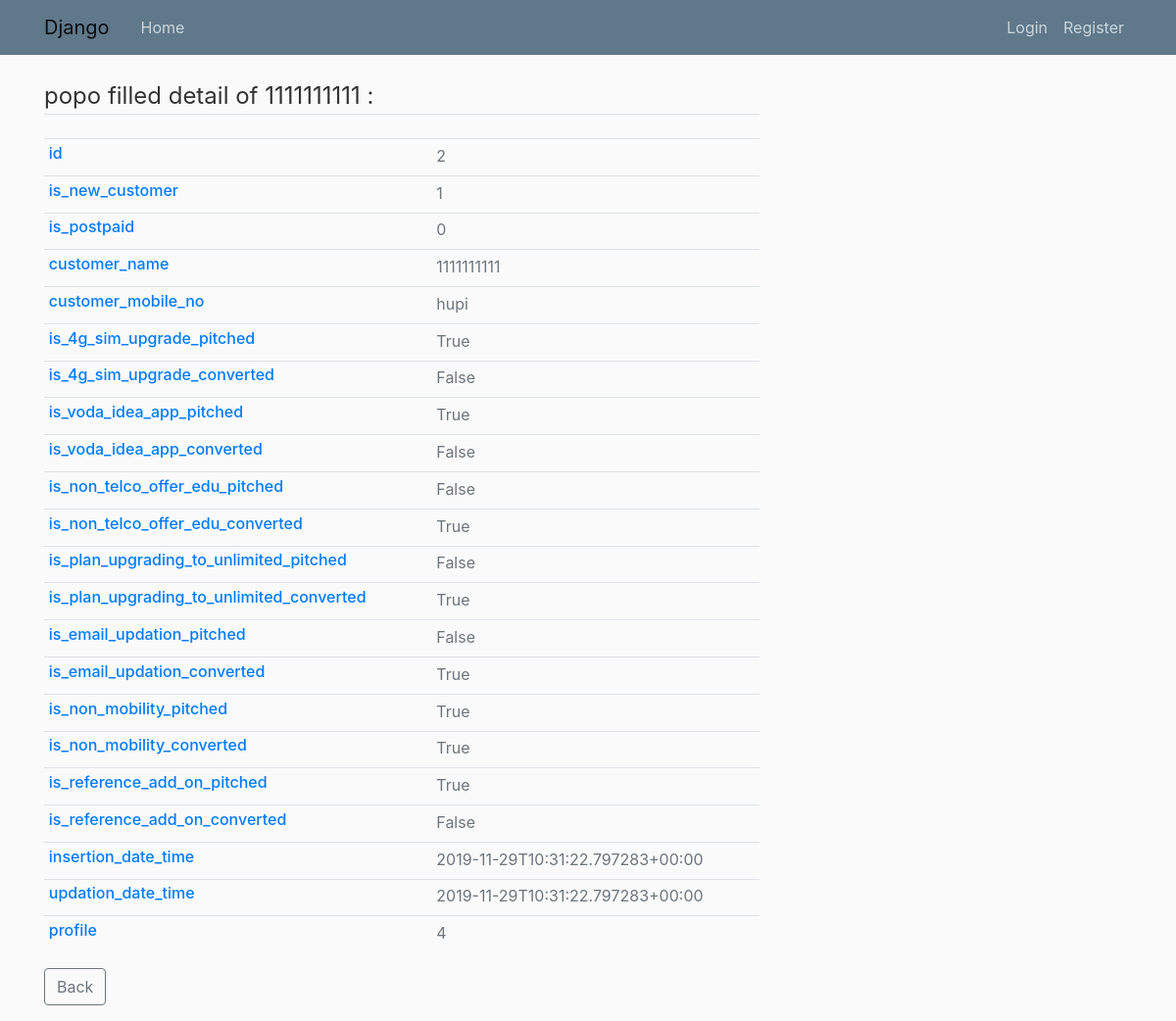
Page /storedetail/list/2/ on the committed database.
### vil_panel/models.py (models this page shows, shortened)
class StoreDetail(models.Model):
    is_new_customer = models.CharField(choices=YES_NO_CHOICES, max_length=2)
    is_postpaid = models.CharField(choices=YES_NO_CHOICES, max_length=2)
    customer_name = models.CharField('Customer Name', max_length=120, blank=True, null=True)
    customer_mobile_no = models.CharField('Contact Number', max_length=20, blank=True, null=True)
    is_4g_sim_upgrade_pitched = models.BooleanField(default=False)
    is_4g_sim_upgrade_converted = models.BooleanField(default=False)
    is_voda_idea_app_pitched = models.BooleanField(default=False)
    is_voda_idea_app_converted = models.BooleanField(default=False)
    is_non_telco_offer_edu_pitched = models.BooleanField(default=False)
    is_non_telco_offer_edu_converted = models.BooleanField(default=False)
    is_plan_upgrading_to_unlimited_pitched = models.BooleanField(default=False)
    is_plan_upgrading_to_unlimited_converted = models.BooleanField(default=False)
    is_email_updation_pitched = models.BooleanField(default=False)
    is_email_updation_converted = models.BooleanField(default=False)
    is_non_mobility_pitched = models.BooleanField(default=False)
    is_non_mobility_converted = models.BooleanField(default=False)
    is_reference_add_on_pitched = models.BooleanField(default=False)
    is_reference_add_on_converted = models.BooleanField(default=False)
    insertion_date_time = models.DateTimeField(auto_now_add=True,verbose_name='creation date')
    updation_date_time = models.DateTimeField(auto_now=True,verbose_name='last updated on')
    profile = models.ForeignKey(users_model.Profile, on_delete=models.SET_NULL, null=True)
    def get_fields(self):
	    return [(field.name, field.value_to_string(self)) for field in StoreDetail._meta.fields]

### users/models.py (models this page shows)
class Profile(models.Model):
    USER_TYPE_CHOICES = [
        ('ST', 'Store'),
        ('SM', 'Store Manager'),
        ('CL', 'Circle'),
        ('ZN', 'Zone'),
    ]
    user = models.OneToOneField(User, on_delete=models.CASCADE)
    user_type = models.CharField(max_length=2,choices=USER_TYPE_CHOICES)
    store_name = models.CharField('Store Name', max_length=120, blank=True, null=True)
    contact_no = models.CharField('Contact Number', max_length=20, blank=True, null=True)
    zone_name = models.CharField('Zone Name', max_length=120, blank=True, null=True)
    def __str__(self):
        return f'{self.user.username}'

### vil_panel/views.py (the view)
# urls.py: path('storedetail/list/<int:pk>/', StoreDetailView.as_view(), name='vilpanel-storedetail'),
class StoreDetailView(DetailView):
	model = StoreDetail

### vil_panel/templates/vil_panel/storedetail_detail.html (shortened to what this page needs)
{% extends 'vil_panel/base.html' %}
{% block content %}
 {% if object %}
	<legend class="border-bottom mb-4">{{ object.profile }} filled detail of {{object.customer_name}} : </legend>
	<div class="media">
		<table class="table table-sm">
			 {% for name,value in object.get_fields %}
				<tr>
					<td><h6 class="text-primary">{{ name }}</h6></td>
					<td class="text-secondary">{{ value }}</td>
				</tr>
			{% endfor %}
		</table>
	  </div>
	  <p>
	  <a class="btn btn-outline-secondary" href="{% url 'vilpanel-storedetaillist' %}">Back</a>
	  </p>
{% else %}
    <p>There are no details.</p>
 {% endif %}
{% endblock content %}

### vil_panel/static/vil_panel/main.css (style rules this page uses)
body { background: #fafafa; color: #333333; margin-top: 5rem; }
h1, h2, h3, h4, h5, h6 { color: #444444; }

### rows in the picture
StoreDetail: profile "popo", customer_name "1111111111", get_fields "1111111111" "hupi"

### other values in the picture
{{ name }} "id" "is_new_customer" "is_postpaid" "customer_name" "customer_mobile_no" "is_4g_sim_upgrade_pitched" "is_4g_sim_upgrade_converted" "is_voda_idea_app_pitched" "is_voda_idea_app_converted" "is_non_telco_offer_edu_pitched" "is_non_telco_offer_edu_converted" "is_plan_upgrading_to_unlimited_pitched" "is_plan_upgrading_to_unlimited_converted" "is_email_updation_pitched" "is_email_updation_converted" "is_non_mobility_pitched" "is_non_mobility_converted" "is_reference_add_on_pitched" "is_reference_add_on_converted" "insertion_date_time" "updation_date_time" "profile"
{{ value }} "2" "1" "0" "True" "False" "True" "False" "False" "True" "False" "True" "False" "True" "True" "True" "True" "False" "2019-11-29T10:31:22.797283+00:00" "2019-11-29T10:31:22.797283+00:00" "4"
